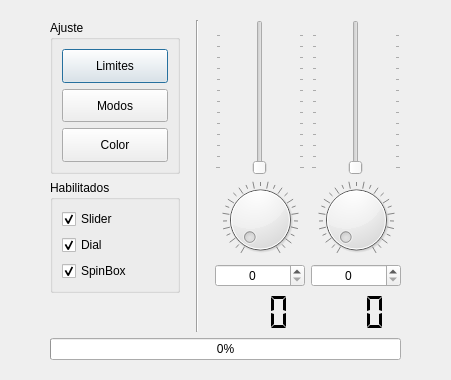
<?xml version="1.0" encoding="UTF-8"?>
<ui version="4.0">
 <class>MainWindow</class>
 <widget class="QMainWindow" name="MainWindow">
  <property name="geometry">
   <rect>
    <x>0</x>
    <y>0</y>
    <width>451</width>
    <height>380</height>
   </rect>
  </property>
  <property name="minimumSize">
   <size>
    <width>420</width>
    <height>350</height>
   </size>
  </property>
  <property name="maximumSize">
   <size>
    <width>500</width>
    <height>600</height>
   </size>
  </property>
  <property name="windowTitle">
   <string>Control 2</string>
  </property>
  <property name="windowIcon">
   <iconset theme="QIcon::ThemeIcon::AudioCard"/>
  </property>
  <widget class="QWidget" name="centralwidget">
   <layout class="QGridLayout" name="gridLayout" rowstretch="14,1" columnstretch="4,1,4,4">
    <property name="leftMargin">
     <number>50</number>
    </property>
    <property name="topMargin">
     <number>20</number>
    </property>
    <property name="rightMargin">
     <number>50</number>
    </property>
    <property name="bottomMargin">
     <number>20</number>
    </property>
    <item row="0" column="2">
     <layout class="QVBoxLayout" name="verticalLayout" stretch="4,2,1,1">
      <item>
       <widget class="QSlider" name="sliderCarga1">
        <property name="sizePolicy">
         <sizepolicy hsizetype="Expanding" vsizetype="Expanding">
          <horstretch>0</horstretch>
          <verstretch>0</verstretch>
         </sizepolicy>
        </property>
        <property name="maximum">
         <number>127</number>
        </property>
        <property name="orientation">
         <enum>Qt::Orientation::Vertical</enum>
        </property>
        <property name="tickPosition">
         <enum>QSlider::TickPosition::TicksBothSides</enum>
        </property>
        <property name="tickInterval">
         <number>10</number>
        </property>
       </widget>
      </item>
      <item>
       <widget class="QDial" name="dialCarga1">
        <property name="maximum">
         <number>127</number>
        </property>
        <property name="wrapping">
         <bool>false</bool>
        </property>
        <property name="notchTarget">
         <double>5.000000000000000</double>
        </property>
        <property name="notchesVisible">
         <bool>true</bool>
        </property>
       </widget>
      </item>
      <item>
       <widget class="QSpinBox" name="sboxCarga1">
        <property name="frame">
         <bool>true</bool>
        </property>
        <property name="alignment">
         <set>Qt::AlignmentFlag::AlignCenter</set>
        </property>
        <property name="readOnly">
         <bool>false</bool>
        </property>
        <property name="maximum">
         <number>127</number>
        </property>
       </widget>
      </item>
      <item>
       <widget class="QLCDNumber" name="lcdCarga1">
        <property name="frameShape">
         <enum>QFrame::Shape::NoFrame</enum>
        </property>
        <property name="digitCount">
         <number>3</number>
        </property>
        <property name="segmentStyle">
         <enum>QLCDNumber::SegmentStyle::Flat</enum>
        </property>
       </widget>
      </item>
     </layout>
    </item>
    <item row="0" column="3">
     <layout class="QVBoxLayout" name="verticalLayout_2" stretch="4,2,1,1">
      <item>
       <widget class="QSlider" name="sliderCarga2">
        <property name="sizePolicy">
         <sizepolicy hsizetype="Expanding" vsizetype="Expanding">
          <horstretch>0</horstretch>
          <verstretch>0</verstretch>
         </sizepolicy>
        </property>
        <property name="maximum">
         <number>127</number>
        </property>
        <property name="orientation">
         <enum>Qt::Orientation::Vertical</enum>
        </property>
        <property name="tickPosition">
         <enum>QSlider::TickPosition::TicksBothSides</enum>
        </property>
        <property name="tickInterval">
         <number>10</number>
        </property>
       </widget>
      </item>
      <item>
       <widget class="QDial" name="dialCarga2">
        <property name="maximum">
         <number>127</number>
        </property>
        <property name="wrapping">
         <bool>false</bool>
        </property>
        <property name="notchTarget">
         <double>5.000000000000000</double>
        </property>
        <property name="notchesVisible">
         <bool>true</bool>
        </property>
       </widget>
      </item>
      <item>
       <widget class="QSpinBox" name="sboxCarga2">
        <property name="alignment">
         <set>Qt::AlignmentFlag::AlignCenter</set>
        </property>
        <property name="readOnly">
         <bool>false</bool>
        </property>
        <property name="buttonSymbols">
         <enum>QAbstractSpinBox::ButtonSymbols::UpDownArrows</enum>
        </property>
        <property name="showGroupSeparator" stdset="0">
         <bool>false</bool>
        </property>
        <property name="maximum">
         <number>127</number>
        </property>
       </widget>
      </item>
      <item>
       <widget class="QLCDNumber" name="lcdCarga2">
        <property name="frameShape">
         <enum>QFrame::Shape::NoFrame</enum>
        </property>
        <property name="digitCount">
         <number>3</number>
        </property>
        <property name="segmentStyle">
         <enum>QLCDNumber::SegmentStyle::Flat</enum>
        </property>
       </widget>
      </item>
     </layout>
    </item>
    <item row="0" column="1">
     <widget class="Line" name="line">
      <property name="sizePolicy">
       <sizepolicy hsizetype="Expanding" vsizetype="Minimum">
        <horstretch>0</horstretch>
        <verstretch>0</verstretch>
       </sizepolicy>
      </property>
      <property name="minimumSize">
       <size>
        <width>0</width>
        <height>0</height>
       </size>
      </property>
      <property name="orientation">
       <enum>Qt::Orientation::Vertical</enum>
      </property>
     </widget>
    </item>
    <item row="0" column="0">
     <layout class="QVBoxLayout" name="verticalLayout_3" stretch="4,2,1">
      <property name="sizeConstraint">
       <enum>QLayout::SizeConstraint::SetMinimumSize</enum>
      </property>
      <item>
       <widget class="QGroupBox" name="groupBoxAjuste">
        <property name="sizePolicy">
         <sizepolicy hsizetype="Expanding" vsizetype="Preferred">
          <horstretch>0</horstretch>
          <verstretch>0</verstretch>
         </sizepolicy>
        </property>
        <property name="minimumSize">
         <size>
          <width>130</width>
          <height>0</height>
         </size>
        </property>
        <property name="maximumSize">
         <size>
          <width>130</width>
          <height>16777215</height>
         </size>
        </property>
        <property name="title">
         <string>Ajuste</string>
        </property>
        <layout class="QVBoxLayout" name="verticalLayout_4" stretch="1,1,1">
         <item>
          <widget class="QPushButton" name="btnLimites">
           <property name="sizePolicy">
            <sizepolicy hsizetype="Minimum" vsizetype="Expanding">
             <horstretch>0</horstretch>
             <verstretch>0</verstretch>
            </sizepolicy>
           </property>
           <property name="text">
            <string>Limites</string>
           </property>
           <property name="autoDefault">
            <bool>false</bool>
           </property>
           <property name="default">
            <bool>true</bool>
           </property>
           <property name="flat">
            <bool>false</bool>
           </property>
          </widget>
         </item>
         <item>
          <widget class="QPushButton" name="btnModos">
           <property name="sizePolicy">
            <sizepolicy hsizetype="Minimum" vsizetype="Expanding">
             <horstretch>0</horstretch>
             <verstretch>0</verstretch>
            </sizepolicy>
           </property>
           <property name="text">
            <string>Modos</string>
           </property>
          </widget>
         </item>
         <item>
          <widget class="QPushButton" name="btnColor">
           <property name="sizePolicy">
            <sizepolicy hsizetype="Minimum" vsizetype="Expanding">
             <horstretch>0</horstretch>
             <verstretch>0</verstretch>
            </sizepolicy>
           </property>
           <property name="text">
            <string>Color</string>
           </property>
          </widget>
         </item>
        </layout>
       </widget>
      </item>
      <item>
       <widget class="QGroupBox" name="groupBox_2">
        <property name="sizePolicy">
         <sizepolicy hsizetype="Expanding" vsizetype="Preferred">
          <horstretch>0</horstretch>
          <verstretch>0</verstretch>
         </sizepolicy>
        </property>
        <property name="minimumSize">
         <size>
          <width>130</width>
          <height>0</height>
         </size>
        </property>
        <property name="maximumSize">
         <size>
          <width>130</width>
          <height>16777215</height>
         </size>
        </property>
        <property name="title">
         <string>Habilitados</string>
        </property>
        <layout class="QVBoxLayout" name="verticalLayout_5">
         <property name="bottomMargin">
          <number>9</number>
         </property>
         <item>
          <widget class="QCheckBox" name="cboxSlider">
           <property name="text">
            <string>Slider</string>
           </property>
           <property name="checkable">
            <bool>true</bool>
           </property>
           <property name="checked">
            <bool>true</bool>
           </property>
          </widget>
         </item>
         <item>
          <widget class="QCheckBox" name="cboxDial">
           <property name="text">
            <string>Dial</string>
           </property>
           <property name="checkable">
            <bool>true</bool>
           </property>
           <property name="checked">
            <bool>true</bool>
           </property>
          </widget>
         </item>
         <item>
          <widget class="QCheckBox" name="cboxSpin">
           <property name="text">
            <string>SpinBox</string>
           </property>
           <property name="checkable">
            <bool>true</bool>
           </property>
           <property name="checked">
            <bool>true</bool>
           </property>
          </widget>
         </item>
        </layout>
       </widget>
      </item>
      <item>
       <spacer name="verticalSpacer">
        <property name="orientation">
         <enum>Qt::Orientation::Vertical</enum>
        </property>
        <property name="sizeHint" stdset="0">
         <size>
          <width>20</width>
          <height>40</height>
         </size>
        </property>
       </spacer>
      </item>
     </layout>
    </item>
    <item row="1" column="0" colspan="4">
     <layout class="QHBoxLayout" name="horizontalLayout">
      <item>
       <widget class="QProgressBar" name="pbarGeneral">
        <property name="sizePolicy">
         <sizepolicy hsizetype="Expanding" vsizetype="Expanding">
          <horstretch>0</horstretch>
          <verstretch>0</verstretch>
         </sizepolicy>
        </property>
        <property name="value">
         <number>0</number>
        </property>
        <property name="alignment">
         <set>Qt::AlignmentFlag::AlignCenter</set>
        </property>
        <property name="textDirection">
         <enum>QProgressBar::Direction::BottomToTop</enum>
        </property>
        <property name="format">
         <string>%p%</string>
        </property>
       </widget>
      </item>
     </layout>
    </item>
   </layout>
  </widget>
 </widget>
 <resources/>
 <connections/>
</ui>
